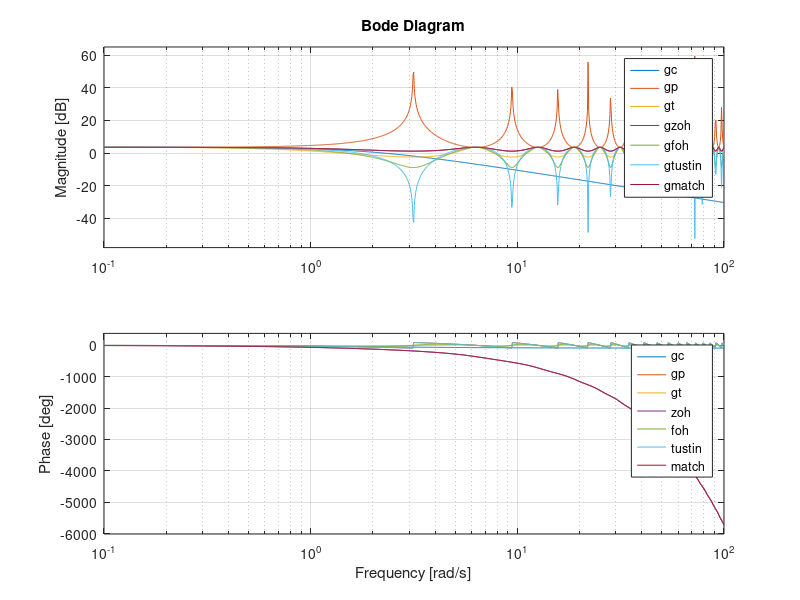

MATLAB code for this plot:
L = [3]
M = [1 2]
gc = tf(L, M)
gp = tf([3], [1 1], 1)
gt = tf([3 0], [3 -1], 1)
gzoh = c2d(gc, 1)
gfoh = c2d(gc, 1, 'foh')
gtustin = c2d(gc, 1, 'tustin')
gmatch = c2d(gc, 1, 'matched')
subplot(2, 2, 1)
step(gc, gzoh, gfoh, gtustin, gmatch)
legend('gc', 'zoh', 'foh', 'tustin', 'match')
subplot(2, 2, 2)
nyquist(gc ,gp, gt, gzoh, gfoh, gtustin, gmatch)
legend('gc', 'gp', 'gt', 'zoh', 'foh', 'tustin', 'match')
subplot(2, 2, 3)
pzmap(gc, gp, gt, gzoh, gfoh, gtustin, gmatch)
legend('gc', 'gp', 'gt', 'zoh', 'foh', 'tustin', 'match')
subplot(2, 2, 4)
bode(gc, gp ,gt, gzoh, gfoh, gtustin, gmatch)
legend('gc', 'gp', 'gt', 'zoh', 'foh', 'tustin', 'match')
